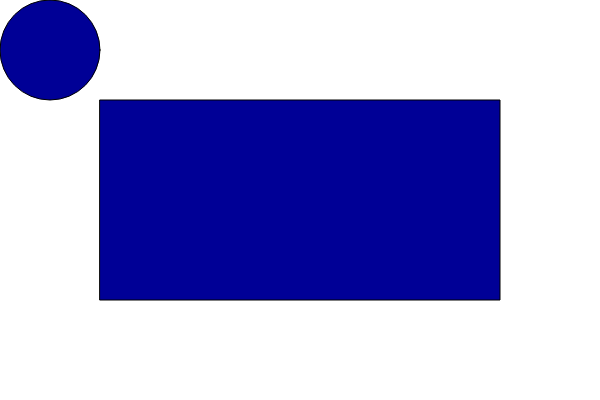
Frame 1 (no input)
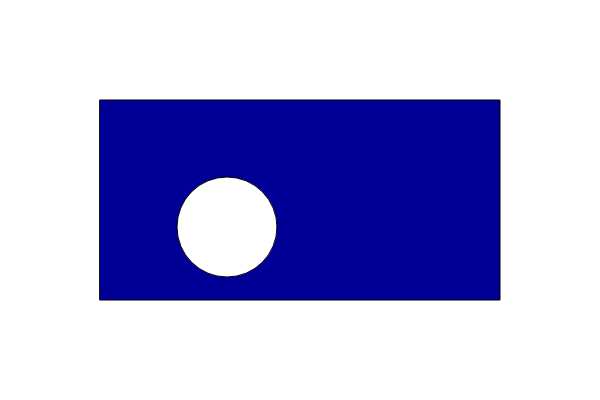
Frame 60 (no input)
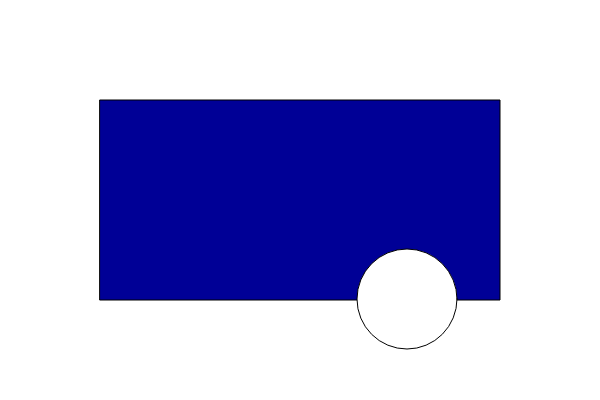
Frame 120 (the mouse pressed at the canvas centre since frame 60)

The p5.js sketch that drew these frames (run headless with seeded random() and noise() and a simulated clock; from frame 60 on, the mouse is pressed at the canvas centre):

// p5.js sketch
// ── sketch.js
let x = 50;
let y = 50;
let speedX = 3;
let speedY = 3;

function setup() {
    createCanvas(600, 400);
}

function draw() {
    background(255);
    fill(0, 0, 150);
    rect(100, 100, 400, 200);
    if (isOutOfBounds(x, 100, 500) || isOutOfBounds(y, 100, 300)) {
        fill(0, 0, 150);
    } else {
        fill(255);
    }
    circle(x, y, 100);
    if (isOutOfBounds(x, 50, width - 50)) {
        speedX *= -1;
    }
    if (isOutOfBounds(y, 50, height - 50)) {
        speedY *= -1;
    }
    x += speedX;
    y += speedY;
}

function isOutOfBounds(coordinate, minVal, maxVal) {
    return coordinate < minVal || coordinate > maxVal;
}
// ── exercise2-1.html
<!DOCTYPE html>
<html lang="en">
  <head>
    <meta charset="utf-8" />
    <meta name="viewport" content="width=device-width, initial-scale=1.0">

    <title>PDM1 - W3P2 - Exercise 2.1</title>

    <link href="https://cdn.jsdelivr.net/npm/bootstrap@5.3.1/dist/css/bootstrap.min.css" rel="stylesheet" integrity="sha384-4bw+/aepP/YC94hEpVNVgiZdgIC5+VKNBQNGCHeKRQN+PtmoHDEXuppvnDJzQIu9" crossorigin="anonymous">
    <link rel="stylesheet" type="text/css" href="./lib/main-styles.css">
    <script src="https://cdn.jsdelivr.net/npm/bootstrap@5.3.1/dist/js/bootstrap.bundle.min.js" integrity="sha384-HwwvtgBNo3bZJJLYd8oVXjrBZt8cqVSpeBNS5n7C8IVInixGAoxmnlMuBnhbgrkm" crossorigin="anonymous"></script>
    <script src="./lib/p5.js"></script>
  </head>

  <body>
    <h1>Exercise 2.1 - Solution</h1>
    <script src="sketch.js"></script>
  </body>
</html>
